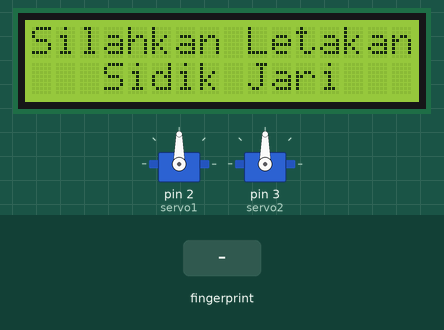
Bench run of a sketch on a simulated Arduino Mega 2560, built with avr-gcc and run on an emulated ATmega2560. Parts: 16×2 character LCD, 2 × servo. The inputs (shaded band) are chosen by the test bench. The local clock reads 2024-03-15 10:24:30 at power-on unless the sketch sets it; storage starts empty; what the sketch prints to the serial monitor is not drawn.

Above: at 3.3 s.
3.4 s: finger stored as number 1 placed on the sensor
At 6.2 s:
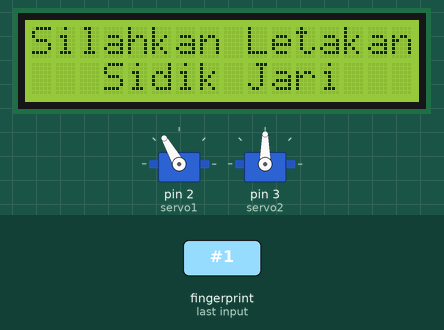
6.4 s: finger stored as number 1 placed on the sensor
At 13.7 s:
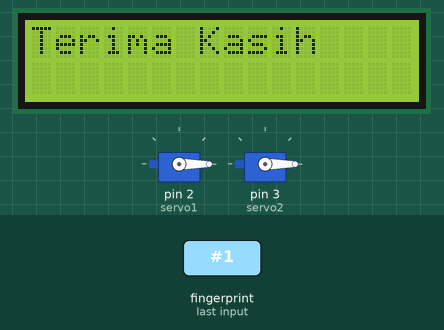
At 17.1 s:
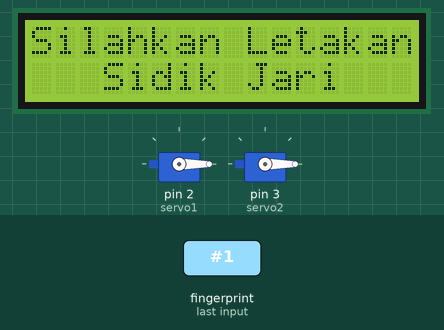
Timing chart, 0 to 18.6 s (numbered marks = the images above; inputs shaded):
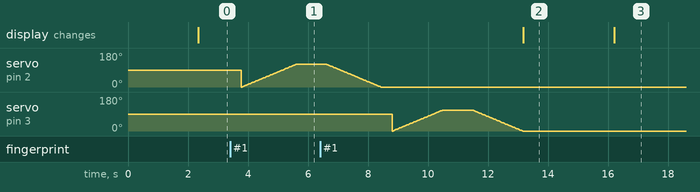

The sketch:

fingerprints_mega_v1.0.ino
```cpp
/***************************************************
this project use 2 fingerprint module with arduino mega
 ****************************************************/
#include <SPI.h>
#include <SD.h>
#include <Wire.h>
#include "DS3231.h"
#include <Adafruit_Fingerprint.h>
#include <Servo.h>
#include <LiquidCrystal_I2C.h>


#define CS_SD     53

LiquidCrystal_I2C lcd(0x3F, 2, 1, 0, 4, 5, 6, 7, 3, POSITIVE);

// On Leonardo/Micro or others with hardware serial, use those! #0 is green wire, #1 is white
// uncomment this line:
// #define mySerial Serial1
RTClib RTC;
DateTime now;
File logFile;


char tmpfilename[20] = "";
char buff[100] = "";
Adafruit_Fingerprint finger1 = Adafruit_Fingerprint(&Serial3);
Adafruit_Fingerprint finger2 = Adafruit_Fingerprint(&Serial2);

int pos = 0;

Servo servo1;
Servo servo2;


void setup()
{
  lcd.begin(16, 2);
  lcd.backlight();
  servo1.attach(2);
  servo2.attach(3);
  Serial.begin(115200);
  while (!Serial);  // For Yun/Leo/Micro/Zero/...
  delay(100);
  Serial.println("\n\nAdafruit finger detect test");

  // set the data rate for the sensor serial port
  finger1.begin(57600);
  finger2.begin(57600);

  if (finger1.verifyPassword()) {
    Serial.println("Found fingerprint 1 sensor!");
  } else {
    Serial.println("Did not find fingerprint 1 sensor :(");
    while (1) {
      delay(1);
    }
  }
  if (finger2.verifyPassword()) {
    Serial.println("Found fingerprint 2 sensor!");
  } else {
    Serial.println("Did not find fingerprint 2 sensor :(");
    while (1) {
      delay(1);
    }
  }

  Serial.print("Initializing SD card...");

  if (!SD.begin(CS_SD)) {
    Serial.println("initialization failed!");
    while (1);
  }
  else {
    Serial.println("SD initialized...");
  }

  finger1.getTemplateCount();
  finger2.getTemplateCount();

  Serial.print("Sensor 1 contains "); Serial.print(finger1.templateCount); Serial.println(" templates");
  Serial.print("Sensor 2 contains "); Serial.print(finger1.templateCount); Serial.println(" templates");

  Serial.println("Waiting for valid finger...");

  now = RTC.now();
  memset((void*)tmpfilename, 0, sizeof(tmpfilename));
  sprintf(tmpfilename, "%4.2d%.2d%.2d.csv", now.year(), now.month(), now.day());
  Serial.println("Logging file to : " + (String)tmpfilename);

}

void loop()                     // run over and over again
{
  //  Serial.println("==========FingerPrint 1=========");
  int tmpID = -1;
  tmpID = getFingerprintIDez(&finger1);
  if (tmpID != -1)
  {
    now = RTC.now();
    Serial.print(now.year(), DEC);
    Serial.print('/');
    Serial.print(now.month(), DEC);
    Serial.print('/');
    Serial.print(now.day(), DEC);
    Serial.print(' ');
    Serial.print(now.hour(), DEC);
    Serial.print(':');
    Serial.print(now.minute(), DEC);
    Serial.print(':');
    Serial.print(now.second(), DEC);
    Serial.println();


    logFile = SD.open(tmpfilename, FILE_WRITE);
    if (logFile)
    {
      Serial.println("Logging file to : " + (String)tmpfilename);
      memset((void*)buff, 0, sizeof(buff));
      sprintf(buff, "%4.2d-%.2d-%.2d,%.2d:%.2d:%.2d,MASUK,%d", now.year(), now.month(), now.day(), now.hour(), now.minute(), now.second(), tmpID);
      Serial.println("Saving : " + (String)buff);
      logFile.println(buff);
      logFile.close();
      Serial.println("Logging Done");
    }
    else
    {
      Serial.println("SD Error...");
    }

    for (pos = 0; pos <= 120; pos += 1) { // goes from 0 degrees to 180 degrees
      // in steps of 1 degree
      servo1.write(pos);              // tell servo to go to position in variable 'pos'
      delay(15);                       // waits 15ms for the servo to reach the position
    }
    delay(1000);
    for (pos = 120; pos >= 0; pos -= 1) { // goes from 180 degrees to 0 degrees
      servo1.write(pos);              // tell servo to go to position in variable 'pos'
      delay(15);                       // waits 15ms for the servo to reach the position
    }
    Serial.println("======End of FingerPrint 1======");
  }

  //  Serial.println("==========FingerPrint 2=========");
  tmpID = getFingerprintIDez(&finger2);
  if (tmpID != -1)
  {
    now = RTC.now();
    Serial.print(now.year(), DEC);
    Serial.print('/');
    Serial.print(now.month(), DEC);
    Serial.print('/');
    Serial.print(now.day(), DEC);
    Serial.print(' ');
    Serial.print(now.hour(), DEC);
    Serial.print(':');
    Serial.print(now.minute(), DEC);
    Serial.print(':');
    Serial.print(now.second(), DEC);
    Serial.println();

    logFile = SD.open(tmpfilename, FILE_WRITE);
    if (logFile)
    {
      Serial.println("Logging file to : " + (String)tmpfilename);
      memset((void*)buff, 0, sizeof(buff));
      sprintf(buff, "%4.2d-%.2d-%.2d,%.2d:%.2d:%.2d,KELUAR,%d", now.year(), now.month(), now.day(), now.hour(), now.minute(), now.second(), tmpID);
      Serial.println("Saving : " + (String)buff);
      logFile.println(buff);
      logFile.close();
      Serial.println("Logging Done");
    }
    else
    {
      Serial.println("SD Error...");
    }
    for (pos = 0; pos <= 110; pos += 1) { // goes from 0 degrees to 180 degrees
      // in steps of 1 degree
      servo2.write(pos);              // tell servo to go to position in variable 'pos'
      delay(15);                       // waits 15ms for the servo to reach the position
    }
    delay(1000);
    for (pos = 110; pos >= 0; pos -= 1) { // goes from 180 degrees to 0 degrees
      servo2.write(pos);              // tell servo to go to position in variable 'pos'
      delay(15);                       // waits 15ms for the servo to reach the position
    }
    lcd.clear();
    lcd.setCursor(0, 0); //First line
    lcd.print("Terima Kasih");
    lcd.setCursor(0, 1); //Second line
    //lcd.print("*Ardumotive.com*");
    Serial.println("======End of FingerPrint 2======");
    delay(3000);
  }

    lcd.clear();
    lcd.setCursor(0, 0); //First line
    lcd.print("Silahkan Letakan ");
    lcd.setCursor(0, 1); //Second line
    lcd.print("   Sidik Jari");
  delay(50);            //don't ned to run this at full speed.
}

uint8_t getFingerprintID(Adafruit_Fingerprint * finger) {
  uint8_t p = finger->getImage();
  switch (p) {
    case FINGERPRINT_OK:
      Serial.println("Image taken");
      break;
    case FINGERPRINT_NOFINGER:
      Serial.println("No finger detected");
      return p;
    case FINGERPRINT_PACKETRECIEVEERR:
      Serial.println("Communication error");
      return p;
    case FINGERPRINT_IMAGEFAIL:
      Serial.println("Imaging error");
      return p;
    default:
      Serial.println("Unknown error");
      return p;
  }

  // OK success!

  p = finger->image2Tz();
  switch (p) {
    case FINGERPRINT_OK:
      Serial.println("Image converted");
      break;
    case FINGERPRINT_IMAGEMESS:
      Serial.println("Image too messy");
      return p;
    case FINGERPRINT_PACKETRECIEVEERR:
      Serial.println("Communication error");
      return p;
    case FINGERPRINT_FEATUREFAIL:
      Serial.println("Could not find fingerprint features");
      return p;
    case FINGERPRINT_INVALIDIMAGE:
      Serial.println("Could not find fingerprint features");
      return p;
    default:
      Serial.println("Unknown error");
      return p;
  }

  // OK converted!
  p = finger->fingerFastSearch();
  if (p == FINGERPRINT_OK) {
    Serial.println("Found a print match!");
  } else if (p == FINGERPRINT_PACKETRECIEVEERR) {
    Serial.println("Communication error");
    return p;
  } else if (p == FINGERPRINT_NOTFOUND) {
    Serial.println("Did not find a match");
    return p;
  } else {
    Serial.println("Unknown error");
    return p;
  }

  // found a match!
  Serial.print("Found ID #"); Serial.print(finger->fingerID);
  Serial.print(" with confidence of "); Serial.println(finger->confidence);

  return finger->fingerID;
}

// returns -1 if failed, otherwise returns ID #
int getFingerprintIDez(Adafruit_Fingerprint * finger) {
  uint8_t p = finger->getImage();
  if (p != FINGERPRINT_OK)  return -1;

  p = finger->image2Tz();
  if (p != FINGERPRINT_OK)  return -1;

  p = finger->fingerFastSearch();
  if (p != FINGERPRINT_OK)  return -1;

  // found a match!
  Serial.print("Found ID #"); Serial.print(finger->fingerID);
  Serial.print(" with confidence of "); Serial.println(finger->confidence);
  return finger->fingerID;
}
```

Measured:
- after the input at 6.4 s, the display: changes after 6.8 s (image 2)
- what the display in image 2 shows lasts 3.0 s, from 13.2 s to 16.2 s
